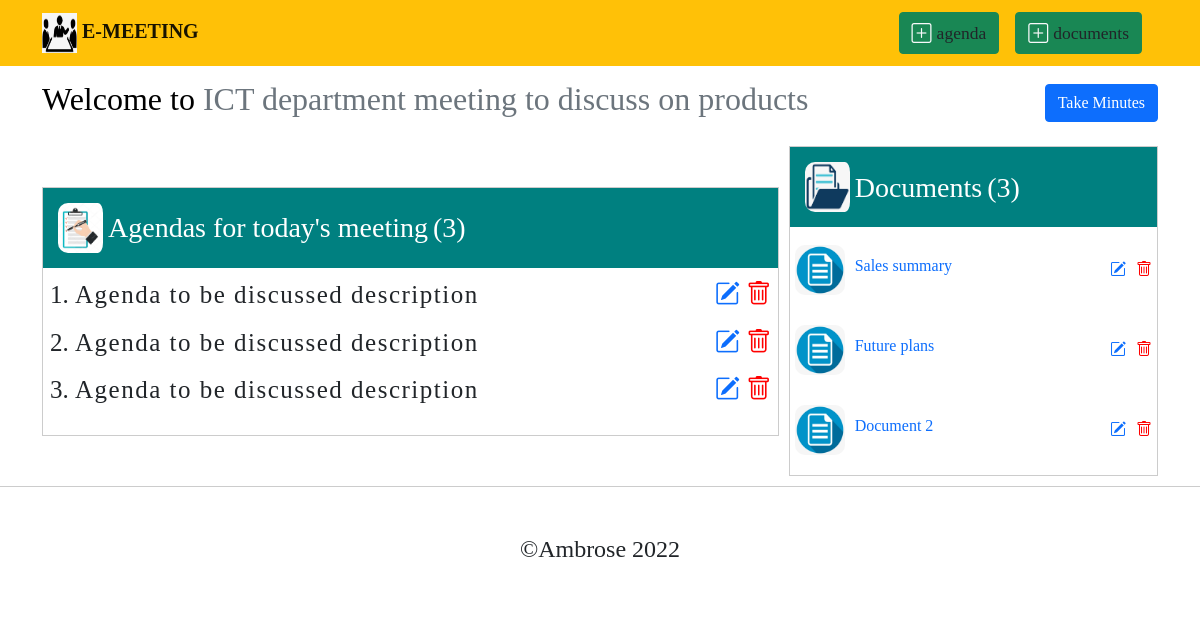
The app's page /ict-department-meeting-to-discuss-on-products-none/ with its own data.
### meeting/models.py (models this page shows, shortened)
class Meeting(models.Model):
    name = models.CharField(max_length=50)
    theme = models.CharField(max_length=500)
    dateScheduled = models.DateField()
    dateCreated = models.DateTimeField(auto_now_add=True)
    slug = models.SlugField(max_length=60, blank=True)
    class Meta:
        ordering = ["-dateCreated"]

class Agenda(models.Model):
    title = models.CharField(max_length=50)
    meeting = models.ForeignKey(Meeting, on_delete=models.CASCADE, related_name='agendas')
    dateCreated = models.DateTimeField(auto_now_add=True)
    slug = models.SlugField(max_length=60, blank=True)
    class Meta:
        ordering = ["dateCreated"]

class Document(models.Model):
    meeting = models.ForeignKey(Meeting, on_delete=models.CASCADE , related_name='documents')
    docname = models.CharField(max_length=30)
    doc = models.FileField(upload_to='documents', max_length=50)
    dateuploaded = models.DateTimeField(auto_now_add=True)
    slug = models.SlugField(max_length=60, blank=True)
    class Meta:
        ordering = ["-dateuploaded"]

### meeting/views.py (the view)
# urls.py: path('<str:slug>/', AgendasView.as_view(), name='agenda_list'),
class AgendasView(DetailView):
    model = Meeting
    context_object_name = 'meetings'
    template_name = 'meeting/agenda_docs.html'
    def get_context_data(self, **kwargs):
        context = super().get_context_data(**kwargs)
        context['agenda_count'] = Agenda.objects.filter(meeting=context['meetings']).count()
        context['doc_count'] = Document.objects.filter(meeting=context['meetings']).count()
        context['mint'] = Minutes.objects.filter(meeting=context['meetings'])
        return context

### meeting/templates/meeting/agenda_docs.html (shortened to what this page needs)
{% extends "index.html" %}
{% block navbutton %}
<div class="agenda-navlinks">
    <a class="navbar-brand text-light btn btn-success add-link" href="{% url 'meeting:agenda_create' slug=object.slug %}"><i class="bi bi-plus-square"></i><small class="text-dark add-board">agenda</small></a>
    <a class="navbar-brand text-light btn btn-success add-link" href="{% url 'meeting:document_create' slug=object.slug %}"><i class="bi bi-plus-square"></i><small class="text-dark add-board">documents</small></a>
</div>
{% endblock %}
{% block content %}
{% load static %}
{% load crispy_forms_tags %}
<section class="agenda-page">
    <div class="container">
        <div class="header mt-3 mb-3">
            <h2 class="text-black ">Welcome to <span class="text-secondary">{{ object.name }}</span></h2>
            {% if mint %}
                {% for minutes in meetings.minutes.all %}
             <a class="btn btn-success d-flex align-items-center" href="{% url 'meeting:minutes_update' slug=minutes.slug meeting=meetings.slug %}"><i class="bi bi-pencil-square"></i>Edit Minutes</a>
                {% endfor %}
            {% else %}
                <a class="btn btn-primary d-flex align-items-center" href="{% url 'meeting:minutes_page' slug=object.slug %}">Take Minutes</a>
            {% endif %}
        </div>
        <div class="container-holder">
            <div class="agenda">
                <h3 class="title-wrapper"><img class="img-download" src="{% static 'files/images/agenda.jpg' %}"/>Agendas for today's meeting<span class="count">({{agenda_count}})</span></h3>
                <ol>
                {% for agenda in meetings.agendas.all %}
                    <li class="agenda-li">
                        <div class="agenda-list">
                            {{ agenda.title }}
                            <div class="del-editicons">
                                <span><a class="d-flex align-items-center" href="{% url 'meeting:agenda_update' slug=agenda.slug meeting=meetings.slug %}"><i class="bi bi-pencil-square"></i></a></span>
                                <span><a class="d-flex align-items-center" href="{% url 'meeting:agenda_delete' slug=agenda.slug meeting=meetings.slug %}"><i style="color: red;" class="bi bi-trash"></i></a></span>
                            </div>
                        </div>
                    </li>
                {% endfor %}
                </ol>
            </div>
            <div class="documents">
                <h3 class="title-wrapper"><img class="img-download" src="{% static 'files/images/document.png' %}"/>Documents<span class="count">({{doc_count}})</span></h3>
                {% for document in meetings.documents.all %}
                <div class="doc-holder">
                    <a href="{{document.doc.url}}" target="_blank">
                        <img src="{% static 'files/images/docimg.png' %}" />
                        <p class="d-flex pt-2 docname">{{ document.docname }}</p>
                    </a>
                    <div class="del-editicons">
                        <span><a class="d-flex align-items-center" href="{% url 'meeting:document_update' slug=document.slug meeting=meetings.slug %}"><i class="bi bi-pencil-square"></i></a></span>
                        <span><a class="d-flex align-items-center" href="{% url 'meeting:document_delete' slug=document.slug meeting=meetings.slug %}"><i style="color: red;" class="bi bi-trash"></i></a></span>
                    </div>
                </div>
                {% endfor %}
            </div>
        </div>
    </div>
</section>
{% endblock %}

### templates/index.html (style rules this page uses)
body { font-family: 'Playfair Display'; }

### meeting/templates/meeting/agenda_docs.html (style rules this page uses)
.add-link { display: flex; align-items: center; }
.agenda-navlinks { display: flex; }
.agenda-page { margin-top: 80px; }
.container-holder, .header { display: flex; justify-content: space-between; margin-top: 20px; align-items: center; }
.agenda { flex: 2; }
.agenda, .documents { border: 1px solid #ccc; }
.documents { display: flex; flex-direction: column; flex: 1; margin-left: 10px; }
.img-download { padding-right: 5px; }
.documents img,.img-download { height : 50px; width : 50px; border-radius: 10px; }
.documents a { text-decoration: none; margin-bottom: 20px; margin-top: 10px; display: flex; align-items: center; padding-left: 5px; }
.docname { margin-left: 10px; }
.count { margin-left: 5px; font-weight: 200; font-style: italics; }
.title-wrapper { display: flex; align-items: center; background: teal; color: #fff; padding: 15px; }
.bi { padding-right: 5px; }
.agenda-list { display: flex; justify-content: space-between; font-size: 25px; font-weight: 400; padding-bottom: 10px; letter-spacing: 1.5px; }
.agenda-li { font-size: 25px; }
.doc-holder { display: flex; justify-content: space-between; align-items: center; }
.del-editicons { display: flex; }

### records on screen
Meeting: name "ICT department meeting to discuss on products"
Agenda: title "Agenda to be discussed description"
Agenda: title "Agenda to be discussed description"
Agenda: title "Agenda to be discussed description"
Document: docname "Sales summary"
Document: docname "Future plans"
Document: docname "Document 2"

### other values on screen
{{ agenda_count }} "3"
{{ doc_count }} "3"
